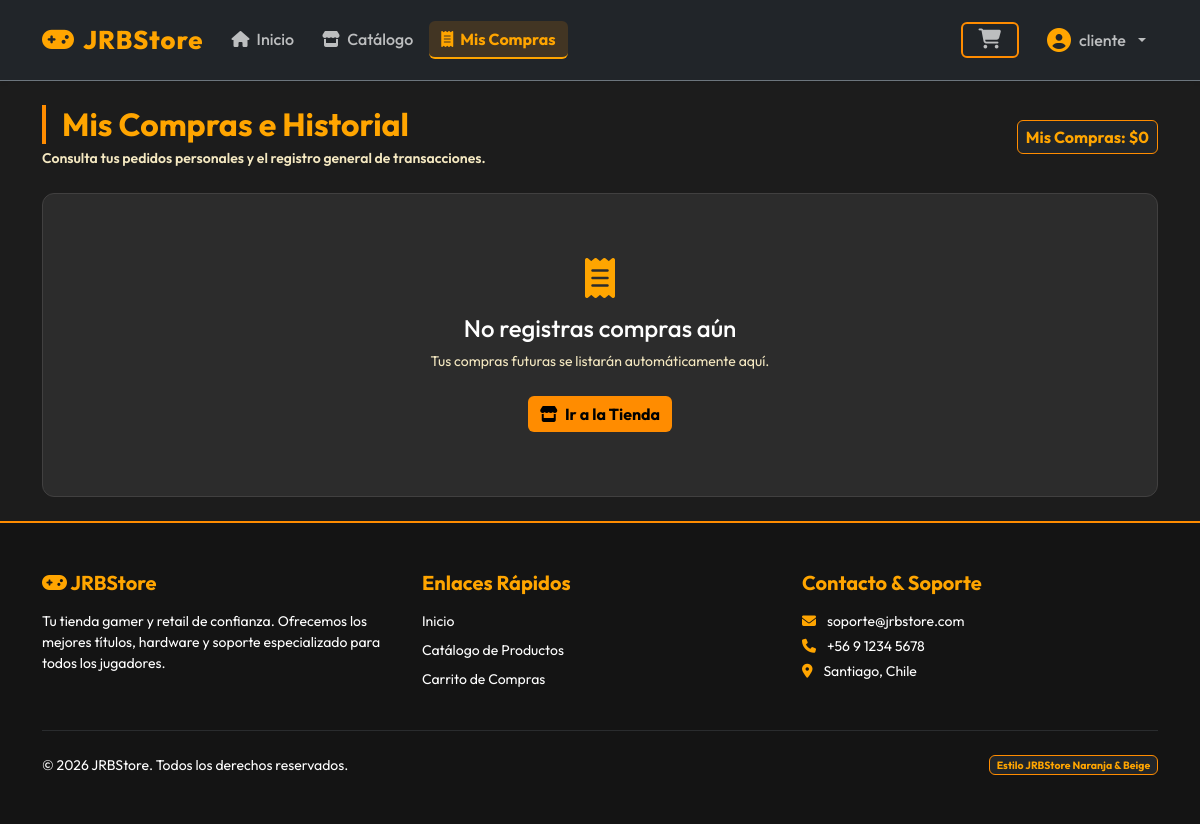
Page /ventas/ (signed in) on the earlier database version.
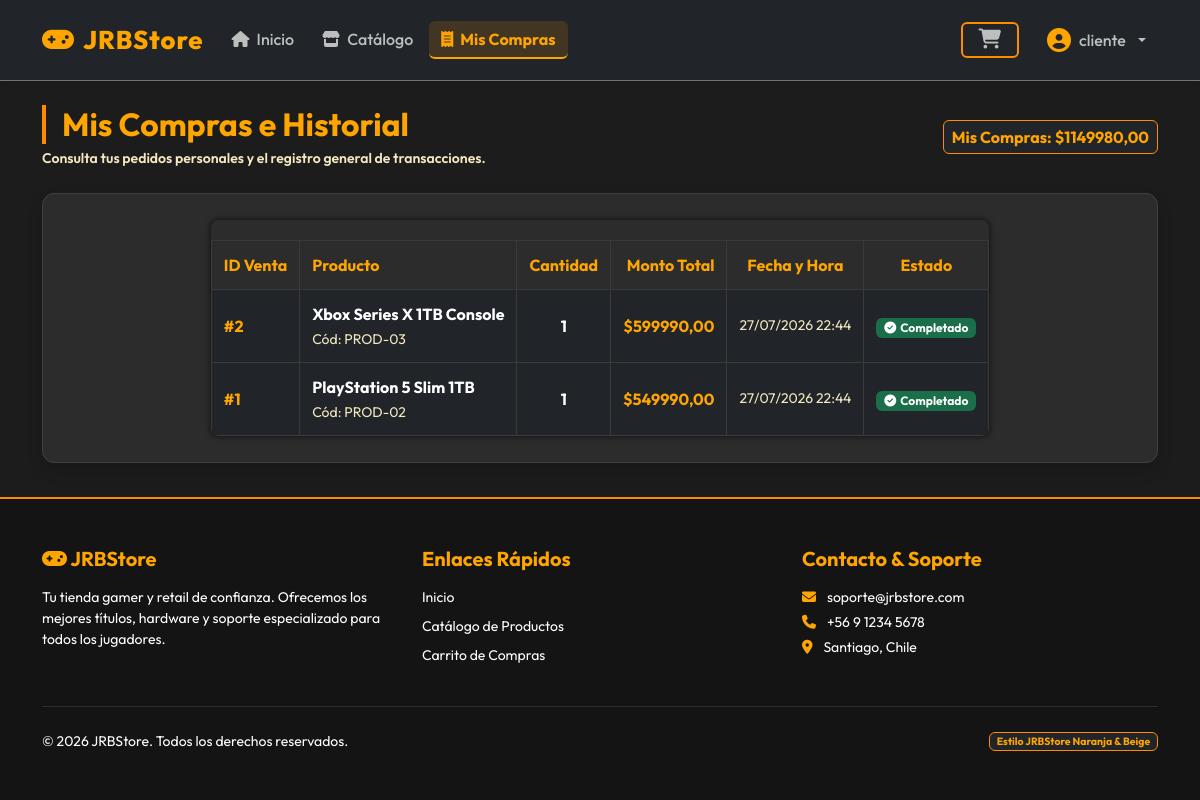
Same page on the later database version.
### storeApp/models.py (models this page shows, shortened)
class Venta(models.Model):
    usuario = models.ForeignKey(User, on_delete=models.CASCADE)  # Usuario que realizó la compra
    producto = models.ForeignKey(Producto, on_delete=models.CASCADE)  # Producto comprado
    cantidad = models.PositiveIntegerField()  # Cantidad comprada
    precio_total = models.DecimalField(max_digits=10, decimal_places=2)  # Precio total
    fecha = models.DateTimeField(auto_now_add=True)  # Fecha de la venta

class Producto(models.Model):
    codigoBarra = models.CharField(primary_key=True, max_length=60)
    nombre = models.CharField(max_length=50)
    categoria = models.ForeignKey(Categoria, null=False,on_delete=models.CASCADE)
    precio = models.PositiveIntegerField()
    stock = models.IntegerField()
    descripcion = models.TextField(max_length=300)
    foto = models.FileField(upload_to='productos')
    class Meta:
        db_table = 'producto'

### storeApp/views.py (the view)
# urls.py: path('ventas/', views.ventas, name='ventas'),
def ventas(request):
    if not request.user.is_authenticated:
        messages.error(request, "Debes iniciar sesion para ver tus compras.")
        return redirect('login')
    mis_compras = Venta.objects.filter(usuario=request.user).order_by('-fecha')
    total_mis_compras = sum(v.precio_total for v in mis_compras)
    todas_las_ventas = []
    total_general_ventas = 0
    if request.user.is_superuser or request.user.is_staff:
        todas_las_ventas = Venta.objects.all().order_by('-fecha')
        total_general_ventas = sum(v.precio_total for v in todas_las_ventas)
    return render(request, 'storeApp/ventas.html', {
        'mis_compras': mis_compras,
        'total_mis_compras': total_mis_compras,
        'todas_las_ventas': todas_las_ventas,
        'total_general_ventas': total_general_ventas,
        'es_admin': request.user.is_superuser or request.user.is_staff
    })

### storeApp/templates/storeApp/ventas.html (shortened to what the changed rows need)
{% extends 'index.html' %}
{% block contenido %}
<div class="row mb-4 align-items-center">
    <div class="col-md-8">
        <h2 class="fw-bold border-start border-4 border-orange ps-3 mb-1 text-orange">
            {% if es_admin %}
            Gestión de Ventas & Mis Compras (Admin)
            {% else %}
            Mis Compras e Historial
            {% endif %}
        </h2>
    </div>
    <div class="col-md-4 text-md-end mt-3 mt-md-0">
        <span class="badge bg-dark border border-orange fs-6 p-2 text-orange">
            {% if es_admin %}Total General: ${{ total_general_ventas }}{% else %}Mis Compras: ${{ total_mis_compras }}{% endif %}
        </span>
    </div>
</div>
{% if es_admin %}
<ul class="nav nav-tabs border-secondary mb-4" id="ventasTabs" role="tablist">
    <li class="nav-item" role="presentation">
        <button class="nav-link active text-orange font-weight-bold" id="mis-compras-tab" data-bs-toggle="tab" data-bs-target="#mis-compras" type="button" role="tab">
            <i class="fa-solid fa-bag-shopping me-1"></i> Mis Compras Personales ({{ mis_compras|length }})
        </button>
    </li>
    <li class="nav-item" role="presentation">
        <button class="nav-link text-white font-weight-bold" id="todas-ventas-tab" data-bs-toggle="tab" data-bs-target="#todas-ventas" type="button" role="tab">
            <i class="fa-solid fa-users me-1"></i> Todas las Ventas de Clientes ({{ todas_las_ventas|length }})
        </button>
    </li>
</ul>
<div class="tab-content" id="ventasTabsContent">
    <div class="tab-pane fade show active" id="mis-compras" role="tabpanel">
        {% if mis_compras %}
        <div class="card card-product p-3 shadow mb-4">
            <div class="table-responsive">
                <table class="table table-dark table-hover align-middle mb-0">
                    <thead>
                        <tr class="text-orange border-secondary">
                            <th>ID Venta</th>
                            <th>Producto</th>
                            <th class="text-center">Cantidad</th>
                            <th class="text-end">Monto Total</th>
                            <th class="text-center">Fecha y Hora</th>
                            <th class="text-center">Estado</th>
                        </tr>
                    </thead>
                    <tbody>
                        {% for venta in mis_compras %}
                        <tr class="border-secondary">
                            <td><span class="fw-bold text-orange">#{{ venta.id }}</span></td>
                            <td>
                                <div class="fw-bold text-white">{{ venta.producto.nombre }}</div>
                                <small class="text-beige">Cód: {{ venta.producto.codigoBarra }}</small>
                            </td>
                            <td class="text-center fw-bold text-white">{{ venta.cantidad }}</td>
                            <td class="text-end fw-bold text-orange">${{ venta.precio_total }}</td>
                            <td class="text-center text-beige small">{{ venta.fecha|date:"d/m/Y H:i" }}</td>
                            <td class="text-center">
                                <span class="badge bg-success bg-opacity-75"><i class="fa-solid fa-check-circle me-1"></i>Completado</span>
                            </td>
                        </tr>
                        {% endfor %}
                    </tbody>
                </table>
            </div>
        </div>
        {% else %}
        <div class="card card-product text-center py-4 mb-4">
            <p class="text-beige mb-0">No has realizado compras personales aún con esta cuenta de administrador.</p>
        </div>
        {% endif %}
    </div>
    <div class="tab-pane fade" id="todas-ventas" role="tabpanel">
        {% if todas_las_ventas %}
        <div class="card card-product p-3 shadow mb-4">
            <div class="table-responsive">
                <table class="table table-dark table-hover align-middle mb-0">
                    <thead>
                        <tr class="text-orange border-secondary">
                            <th>ID Venta</th>
                            <th>Cliente</th>
                            <th>Producto</th>
                            <th class="text-center">Cantidad</th>
                            <th class="text-end">Monto Total</th>
                            <th class="text-center">Fecha y Hora</th>
                        </tr>
                    </thead>
                    <tbody>
                        {% for venta in todas_las_ventas %}
                        <tr class="border-secondary">
                            <td><span class="fw-bold text-orange">#{{ venta.id }}</span></td>
                            <td>
                                <i class="fa-solid fa-user me-1 text-orange"></i>
                                <strong class="text-white">{{ venta.usuario.username }}</strong>
                                {% if venta.usuario == user %}
                                <span class="badge bg-warning text-dark ms-1">Tú (Admin)</span>
                                {% endif %}
                            </td>
                            <td>
                                <div class="fw-bold text-white">{{ venta.producto.nombre }}</div>
                                <small class="text-beige">Cód: {{ venta.producto.codigoBarra }}</small>
                            </td>
                            <td class="text-center fw-bold text-white">{{ venta.cantidad }}</td>
                            <td class="text-end fw-bold text-orange">${{ venta.precio_total }}</td>
                            <td class="text-center text-beige small">{{ venta.fecha|date:"d/m/Y H:i" }}</td>
                        </tr>
                        {% endfor %}
                    </tbody>
                </table>
            </div>
        </div>
        {% endif %}
    </div>
</div>
{% else %}
{% if mis_compras %}
<div class="card card-product p-3 shadow">
    <div class="table-responsive">
        <table class="table table-dark table-hover align-middle mb-0">
            <thead>
                <tr class="text-orange border-secondary">
                    <th>ID Venta</th>
                    <th>Producto</th>
                    <th class="text-center">Cantidad</th>
                    <th class="text-end">Monto Total</th>
                    <th class="text-center">Fecha y Hora</th>
                    <th class="text-center">Estado</th>
                </tr>
            </thead>
            <tbody>
                {% for venta in mis_compras %}
                <tr class="border-secondary">
                    <td><span class="fw-bold text-orange">#{{ venta.id }}</span></td>
                    <td>
                        <div class="fw-bold text-white">{{ venta.producto.nombre }}</div>
                        <small class="text-beige">Cód: {{ venta.producto.codigoBarra }}</small>
                    </td>
                    <td class="text-center fw-bold text-white">{{ venta.cantidad }}</td>
                    <td class="text-end fw-bold text-orange">${{ venta.precio_total }}</td>
                    <td class="text-center text-beige small">{{ venta.fecha|date:"d/m/Y H:i" }}</td>
                    <td class="text-center">
                        <span class="badge bg-success bg-opacity-75"><i class="fa-solid fa-check-circle me-1"></i>Completado</span>
                    </td>
                </tr>
                {% endfor %}
            </tbody>
        </table>
    </div>
</div>
{% else %}
<div class="card card-product text-center py-5">
    <div class="card-body">
        <i class="fa-solid fa-receipt fs-1 text-orange mb-3"></i>
        <h4 class="text-white">No registras compras aún</h4>
        <p class="text-beige small">Tus compras futuras se listarán automáticamente aquí.</p>
        <a href="{% url 'productos' %}" class="btn btn-orange mt-2"><i class="fa-solid fa-store me-1"></i> Ir a la Tienda</a>
    </div>
</div>
{% endif %}
{% endif %}
{% endblock %}

Differences in the rows shown:
added Venta: id "2", producto.nombre "Xbox Series X 1TB Console", producto.codigoBarra "PROD-03", cantidad "1", precio_total "599990,00", fecha "27/07/2026 22:44"
added Venta: id "1", producto.nombre "PlayStation 5 Slim 1TB", producto.codigoBarra "PROD-02", cantidad "1", precio_total "549990,00", fecha "27/07/2026 22:44"
Other differences:
{{ total_mis_compras }}: "0" → "1149980,00"
text no longer shown: "No registras compras aún Tus compras futuras se listarán automáticamente aquí. Ir a la Tienda"
text now shown: "ID Venta Producto Cantidad Monto Total Fecha y Hora Estado"
